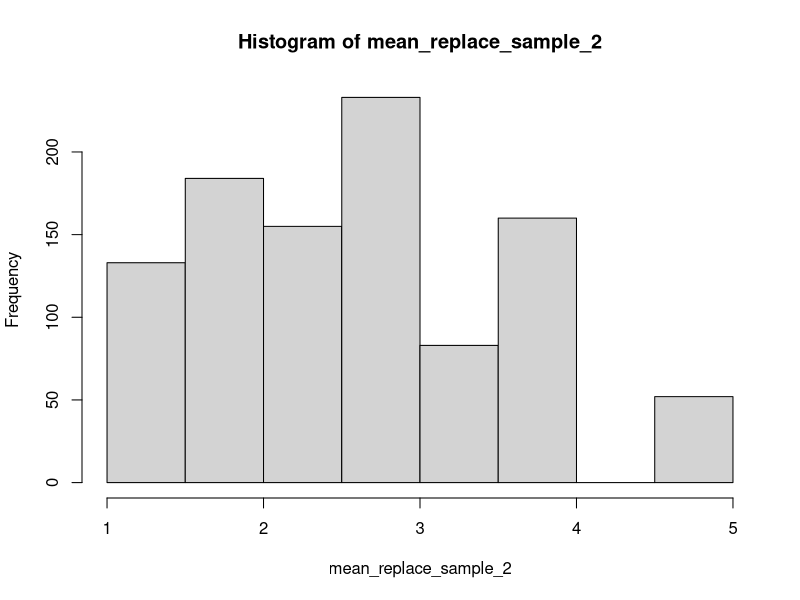
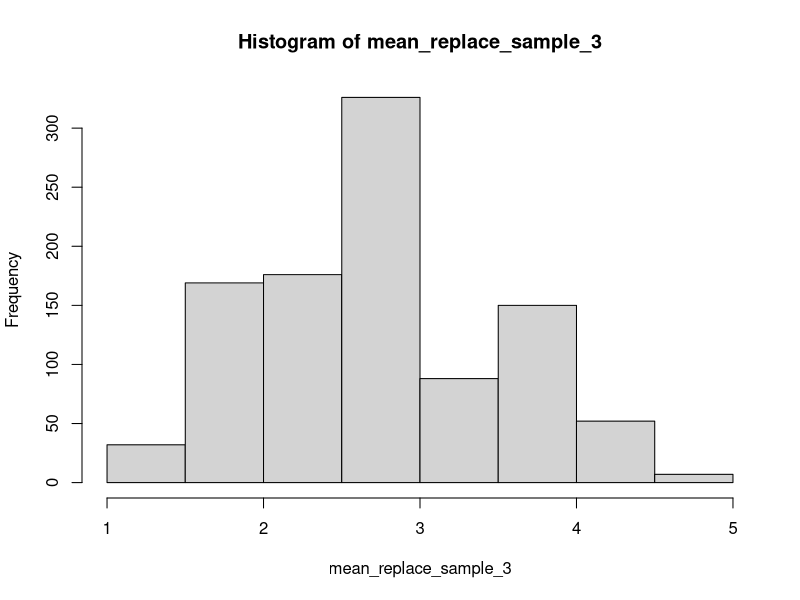
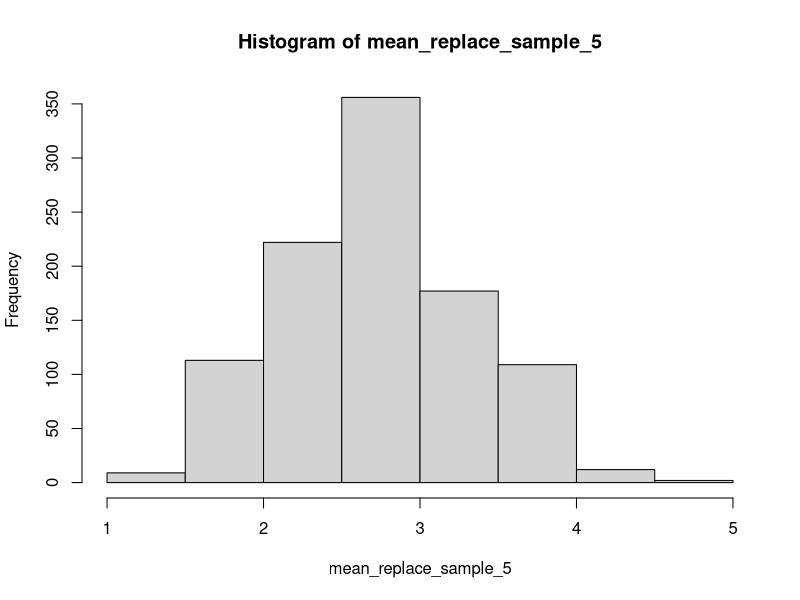
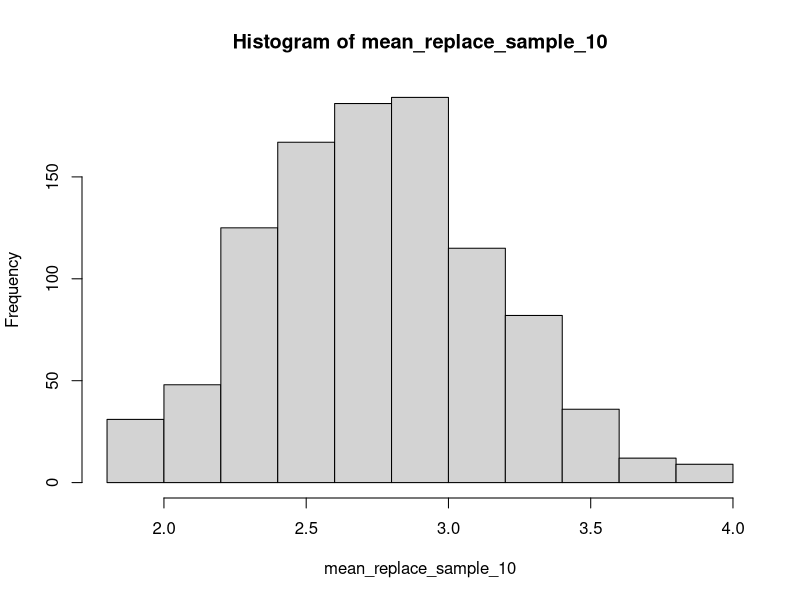
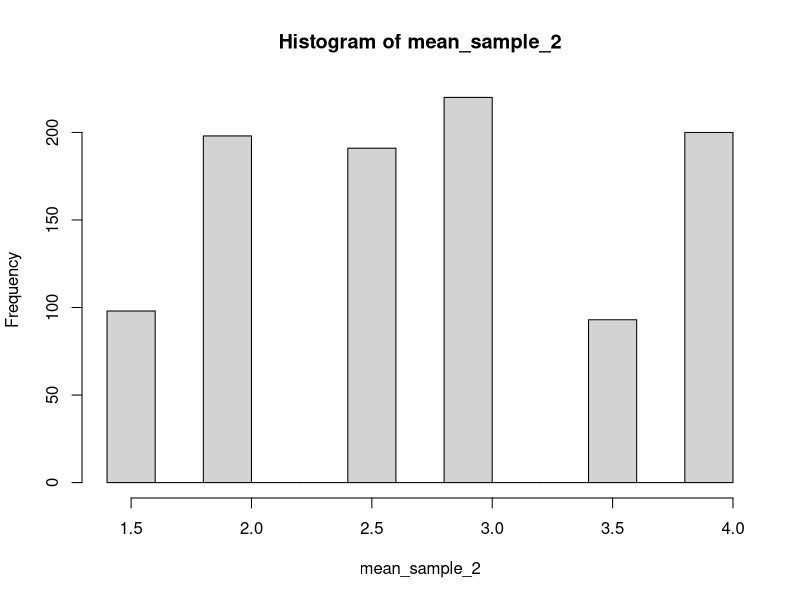
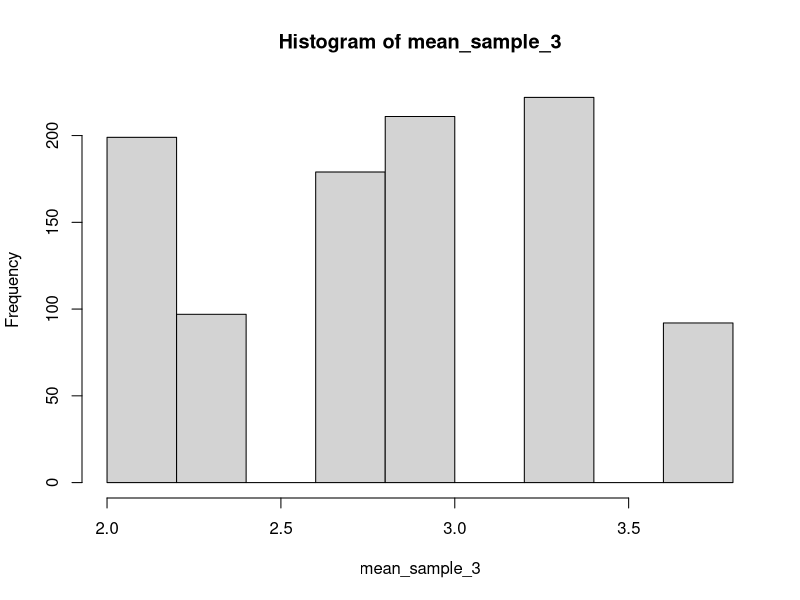
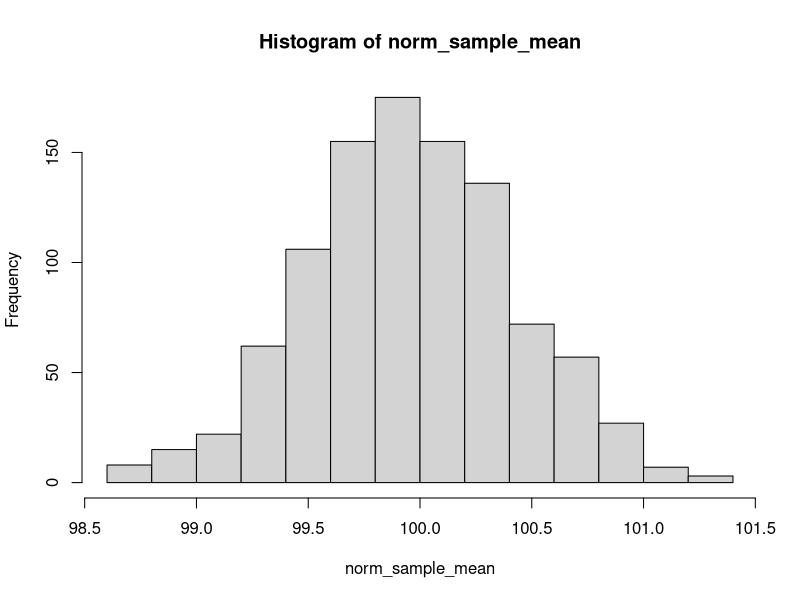
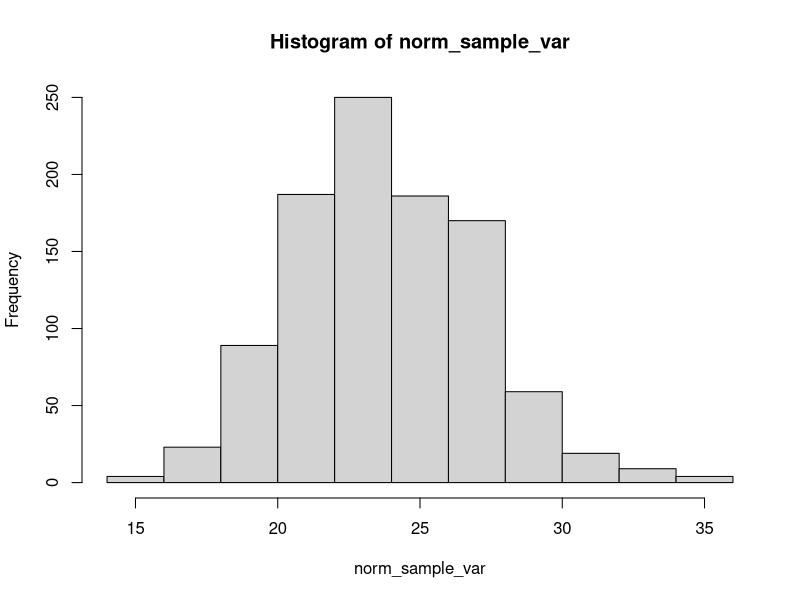

Recreate these plots in R, in order.
## ---- chunk 1
knitr::opts_chunk$set(echo = TRUE)
## ---- chunk 2
x_population <- c(1, 2, 3, 3, 5)
x_sample_replace_matrix_2 <- matrix(nrow = 1000, ncol = 2)
x_sample_replace_matrix_3 <- matrix(nrow = 1000, ncol = 3)
x_sample_replace_matrix_5 <- matrix(nrow = 1000, ncol = 5)
x_sample_replace_matrix_10 <- matrix(nrow = 1000, ncol = 10)

x_sample_matrix_2 <- matrix(nrow = 1000, ncol = 2)
x_sample_matrix_3 <- matrix(nrow = 1000, ncol = 3)

for(i in 1:1000) {
  x_sample_replace_matrix_2[i,] <- sample(x_population, replace = T, size = 2)
  x_sample_replace_matrix_3[i,] <- sample(x_population, replace = T, size = 3)
  x_sample_replace_matrix_5[i,] <- sample(x_population, replace = T, size = 5)
  x_sample_replace_matrix_10[i,] <- sample(x_population, replace = T, size = 10)
}

mean_replace_sample_2 <- apply(x_sample_replace_matrix_2, 1, mean)
mean_replace_sample_3 <- apply(x_sample_replace_matrix_3, 1, mean)
mean_replace_sample_5 <- apply(x_sample_replace_matrix_5, 1, mean)
mean_replace_sample_10 <- apply(x_sample_replace_matrix_10, 1, mean)

var_replace_sample_2 <- apply(x_sample_replace_matrix_2, 1, var)
var_replace_sample_3 <- apply(x_sample_replace_matrix_3, 1, var)
var_replace_sample_5 <- apply(x_sample_replace_matrix_5, 1, var)
var_replace_sample_10 <- apply(x_sample_replace_matrix_10, 1, var)

## ---- chunk 3
mean(mean_replace_sample_2)
## ---- chunk 4
mean(mean_replace_sample_3)
## ---- chunk 5
mean(mean_replace_sample_5)
## ---- chunk 6
mean(mean_replace_sample_10)
## ---- chunk 7
var(mean_replace_sample_2)
## ---- chunk 8
var(mean_replace_sample_3)
## ---- chunk 9
var(mean_replace_sample_5)
## ---- chunk 10
var(mean_replace_sample_10)
## ---- chunk 11
hist(mean_replace_sample_2)
## ---- chunk 12
hist(mean_replace_sample_3)
## ---- chunk 13
hist(mean_replace_sample_5)
## ---- chunk 14
hist(mean_replace_sample_10)
## ---- chunk 15

for(i in 1:1000) {
  x_sample_matrix_2[i,] <- sample(x_population, replace = F, size = 2)
  x_sample_matrix_3[i,] <- sample(x_population, replace = F, size = 3)
}

mean_sample_2 <- apply(x_sample_matrix_2, 1, mean)
mean_sample_3 <- apply(x_sample_matrix_3, 1, mean)

var_sample_2 <- apply(x_sample_matrix_2, 1, var)
var_sample_3 <- apply(x_sample_matrix_3, 1, var)

hist(mean_sample_2)
hist(mean_sample_3)
## ---- chunk 16
mean(mean_sample_2)
## ---- chunk 17
mean(mean_sample_3)
## ---- chunk 18
var(mean_sample_2)
## ---- chunk 19
var(mean_sample_3)
## ---- chunk 20
mean(x_population)
## ---- chunk 21
var(x_population)
## ---- chunk 22
norm_population <- rnorm(1000, 100, 5)
norm_sample_matrix <- matrix(nrow = 1000, ncol = 100)

for(i in 1:1000) {
  norm_sample_matrix[i,] <- sample(norm_population, size = 100)
}

norm_sample_mean <- apply(norm_sample_matrix, 1, mean)
norm_sample_var <- apply(norm_sample_matrix, 1, var)

hist(norm_sample_mean)
hist(norm_sample_var)
